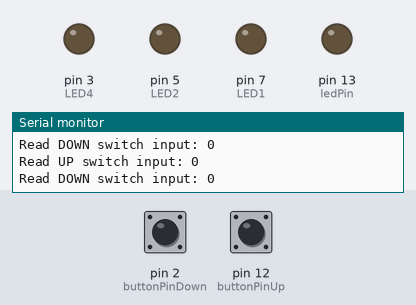
The sketch below on a simulated Arduino Uno, built with avr-gcc and run on an emulated ATmega328P. Shown: output pins drawn as LEDs (lit = HIGH), the last lines printed to the serial monitor. Dashed ring = blinking. The test bench sets the inputs (shaded band); at power-on: pin 12 (buttonPinUp) LOW, pin 2 (buttonPinDown) LOW.

Above: at 1.2 s.
1.3 s: pin 12 (buttonPinUp) pulled HIGH for 1 s
At 2.7 s:
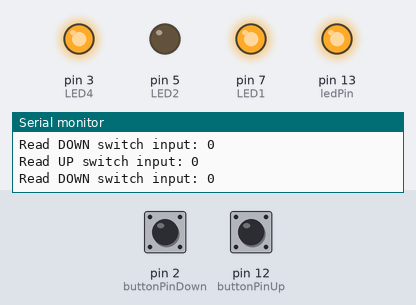
3.9 s: pin 2 (buttonPinDown) pulled HIGH for 0.15 s
At 5.4 s:
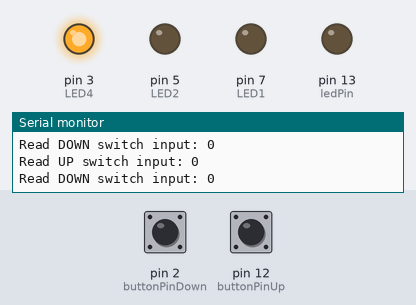
5.7 s: pin 2 (buttonPinDown) pulled HIGH for 1 s
At 6.11 s:
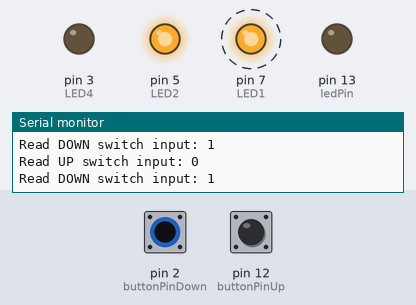
8.2 s: pin 12 (buttonPinUp) pulled HIGH for 3.2 s
At 11.7 s:
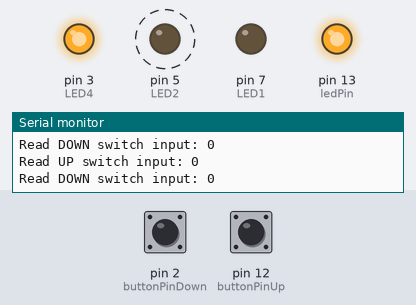
12.9 s: pin 12 (buttonPinUp) pulled HIGH for 0.15 s
At 14.4 s:
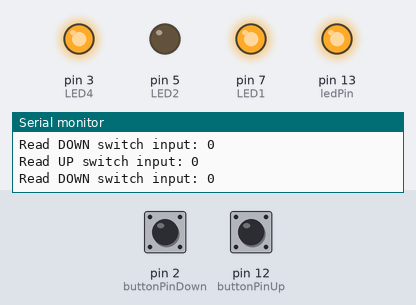
16.0 s: pin 2 (buttonPinDown) pulled HIGH for 3.2 s
At 16.94 s:
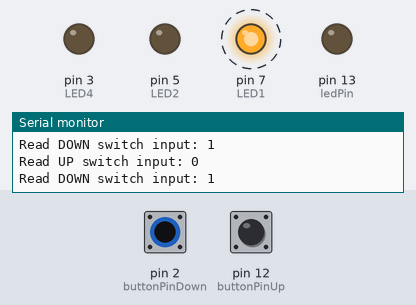
Timing chart, 0 to 19.0 s (numbered marks = the images above; inputs shaded):
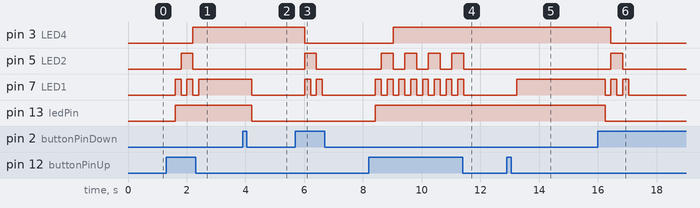

The sketch:

bineryWithLEDs.ino
```cpp
// constants won't change. They're used here to set pin numbers:
const int buttonPinUp = 12;     // the number of the pushbutton pin
const int buttonPinDown = 2;
const int ledPin =  13;      // the number of the LED pin
const int LED1 = 7;
const int LED2 = 5;
const int LED4 = 3;

// variables will change:
int buttonStateUp = 0;// variable for reading the pushbutton status
int buttonStateDown = 0;
int LED1state = 0;
int LED2state = 0;
int LED4state = 0;

int changeLED = 0;
void setup() {
  // initialize the LED pin as an output:
   pinMode(ledPin, OUTPUT);
   pinMode(LED1, OUTPUT);    //1
   pinMode(LED2, OUTPUT);    //2
   pinMode(LED4, OUTPUT);    //4

  //initialize the pushbutton pin as an input:
  pinMode(buttonPinUp, INPUT);
  pinMode(buttonPinDown, INPUT);
  Serial.begin(9600);

}

void loop() {
  // read the state of the pushbutton value:

  buttonStateUp = digitalRead(buttonPinUp);
  buttonStateDown = digitalRead(buttonPinDown);

  Serial.print("Read UP switch input: ");
  Serial.println(digitalRead(buttonPinUp));
  Serial.print("Read DOWN switch input: ");
  Serial.println(digitalRead(buttonPinDown));
  delay(200);  //if you hold it

  LED1state = digitalRead(LED1);
  LED2state = digitalRead(LED2);
  LED4state = digitalRead(LED4);


//-----------------------------------Button Press incr
  if (buttonStateUp == HIGH) {
    if (LED1state == LOW ) {                             // +1
      digitalWrite(ledPin, HIGH);
      digitalWrite(LED1, HIGH);      //turn one LED 1
    }

    else if (LED1state == HIGH && LED2state == LOW ) {    //1 to 2
     digitalWrite(ledPin, HIGH);
     digitalWrite(LED2, HIGH);      //turn one LED 2
     digitalWrite(LED1, LOW);
    }

   else if (LED1state == HIGH && LED2state == HIGH ) {     // 3 to 4
    digitalWrite(LED4, HIGH);
    digitalWrite(LED1, LOW);
    digitalWrite(LED2, LOW);
    }
   }
//-----------------------------------Button Press dec

  if (buttonStateDown == HIGH) {
     if (LED1state == HIGH ) {      // -1
        digitalWrite(ledPin, LOW);
        digitalWrite(LED1, LOW);      //turn one LED 1
     }

     else if (LED1state == LOW && LED2state == LOW && LED4state == HIGH) { //4 to 3 SP CASE
        digitalWrite(LED1, HIGH);
        digitalWrite(LED2, HIGH);
        digitalWrite(LED4, LOW);
     }

    else if (LED1state == HIGH && LED2state == HIGH  ) {  // 7 to 6
      digitalWrite(LED1, LOW);
      digitalWrite(LED2, LOW);

    }


     else if (LED1state == LOW && LED2state == HIGH) {  //  6 to 5
        digitalWrite(LED1, HIGH);
        digitalWrite(LED2, LOW);

     }

  }


}
```

Measured:
- after the input at 1.3 s, pin 3 (LED4): LOW → HIGH after 0.91 s; pin 5 (LED2): LOW → HIGH after 0.51 s, → LOW 0.40 s later; pin 7 (LED1): alternates HIGH for 0.20 s and LOW for 0.20 s, 5 changes in all, then stays HIGH, starting after 0.30 s; pin 13 (ledPin): LOW → HIGH after 0.30 s
- after the input at 3.9 s, pin 7 (LED1), pin 13 (ledPin): HIGH → LOW after 0.31 s
- after the input at 5.7 s, pin 3 (LED4): HIGH → LOW after 0.32 s; pin 5 (LED2): LOW → HIGH after 0.32 s, → LOW 0.40 s later; pin 7 (LED1): alternates HIGH for 0.20 s and LOW for 0.20 s, 4 changes in all, then stays LOW, starting after 0.32 s
- after the input at 8.2 s, pin 3 (LED4): LOW → HIGH after 0.83 s; pin 5 (LED2): alternates HIGH for 0.40 s and LOW for 0.40 s, 8 changes in all, then stays LOW, starting after 0.42 s; pin 7 (LED1): alternates HIGH for 0.20 s and LOW for 0.20 s, 16 changes in all, then stays LOW, starting after 0.22 s; pin 13 (ledPin): LOW → HIGH after 0.22 s
- after the input at 12.9 s, pin 7 (LED1): LOW → HIGH after 0.34 s
- after the input at 16.0 s, pin 3 (LED4): HIGH → LOW after 0.45 s; pin 5 (LED2): LOW → HIGH after 0.45 s, → LOW 0.40 s later; pin 7 (LED1): alternates HIGH for 0.20 s and LOW for 0.20 s, 5 changes in all, then stays LOW, starting after 0.25 s; pin 13 (ledPin): HIGH → LOW after 0.25 s
